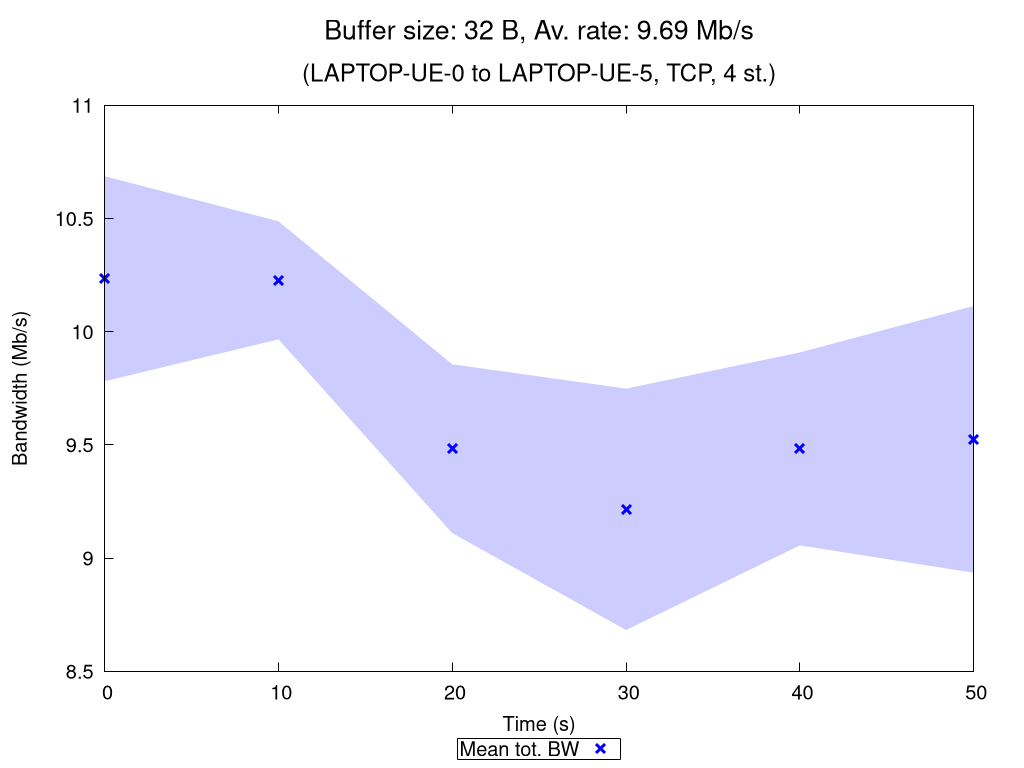

gnuplot code for this plot:
set terminal pngcairo nocrop enhanced size 1024,768 font "Verdana,15"
set output "TCP_4_st_2020_10_18_08-18-25_one2two_00032B.png"

set title "{/=20 Buffer size: 32 B, Av. rate: 9.69 Mb/s}\n\n{/=18 (LAPTOP-UE-0 to LAPTOP-UE-5, TCP, 4 st.)}"

set xlabel "Time (s)"
set ylabel "Bandwidth (Mb/s)"
set ytics nomirror
set key bmargin center horizontal box samplen 1 width -1
set bmargin 4.6
set rmargin 4.5

rf = 1000000.0  # rate factor
set style fill transparent solid 0.2 noborder
set autoscale xfix
plot "TCP_4_st_2020_10_18_08-18-25_one2two_00032B_iperf_processed.dat" using 1:($2/rf-$3/rf):($2/rf+$3/rf) with filledcurves lc rgb "blue" notitle, \
     "" using 1:($2/rf) with points pt 2 ps 1.5 lw 3 lc rgb "blue" title "Mean tot. BW", \
